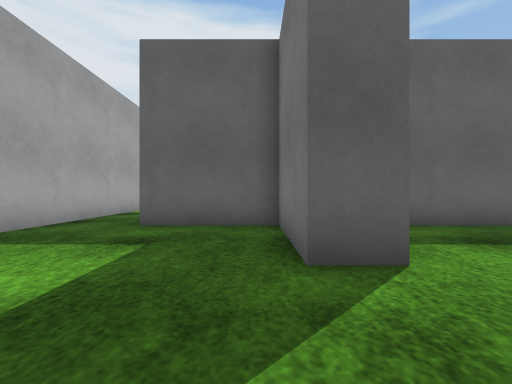
View 1 (above)

15 first-person views from a walk through a robot-simulator world made for Gazebo. The camera is 0.72 m above the floor, looks level and sees 90° across. The floor is counted in squares, 1 m on a side. Each view is taken from the middle of a square. On the plan, view 1 faces up. The plan holds only what a view shows up to about 9 squares ahead; the rest is blank. Robots are left out. Simple patterns stand in for the simulator's built-in surfaces.

View 2
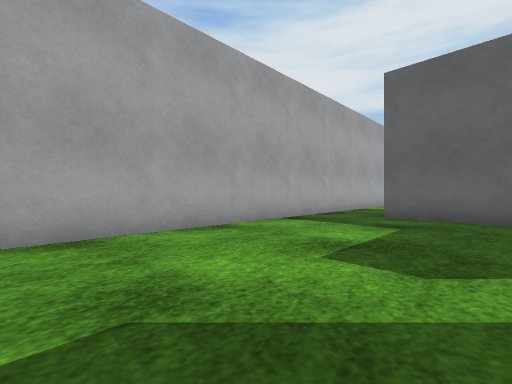

View 3
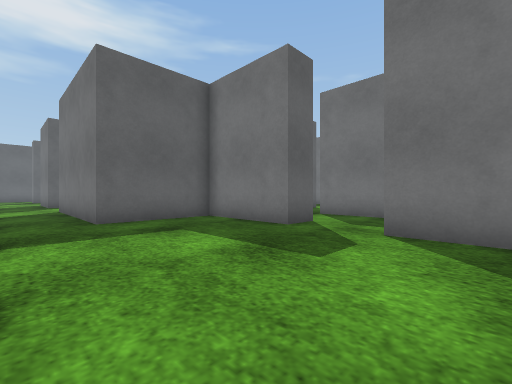

View 4
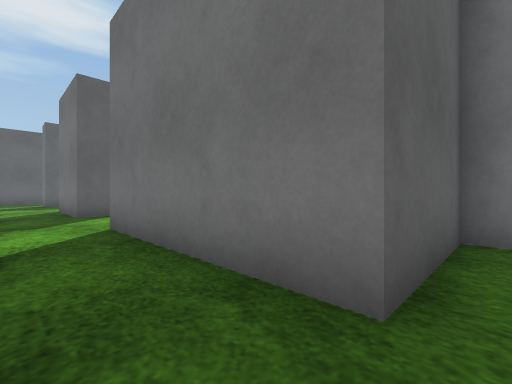

View 5
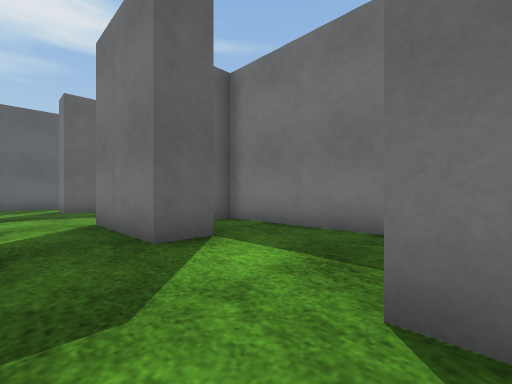

View 6
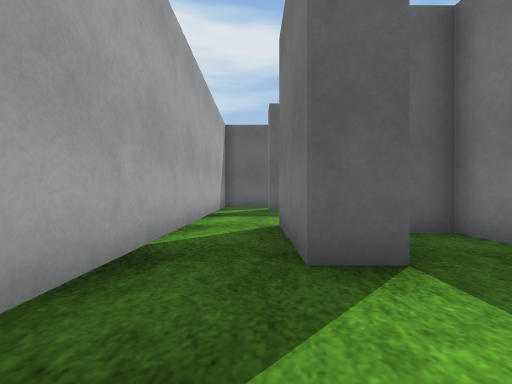

View 7
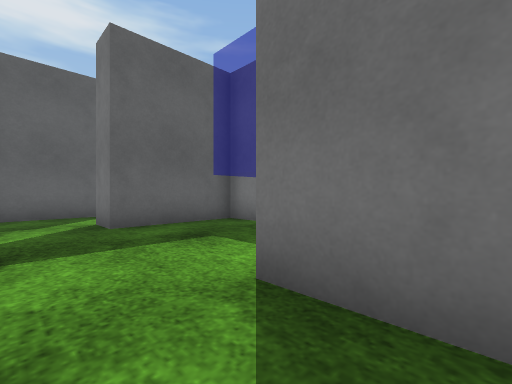

View 8
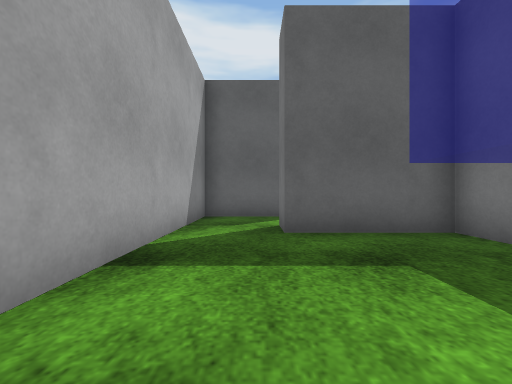

View 9
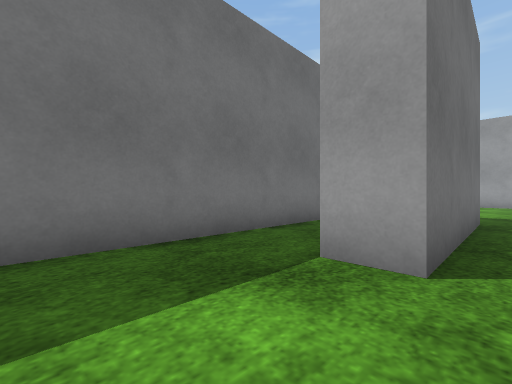

View 10
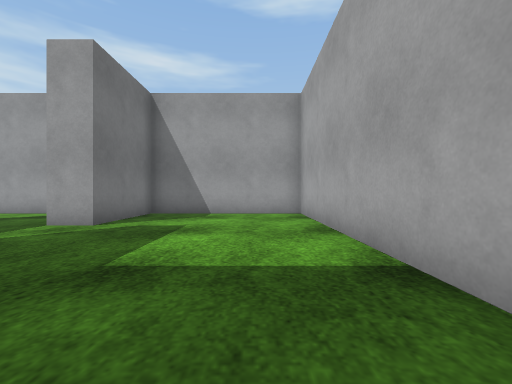

View 11
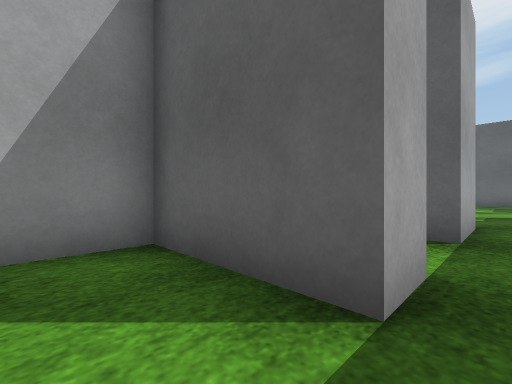

View 12
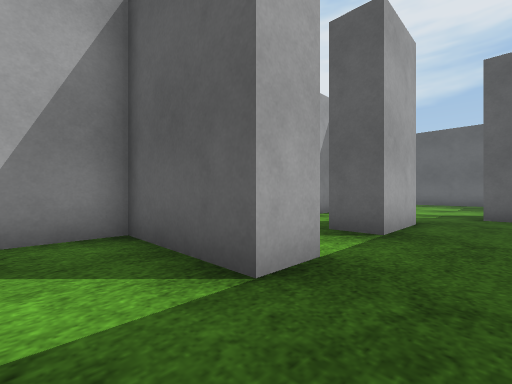

View 13
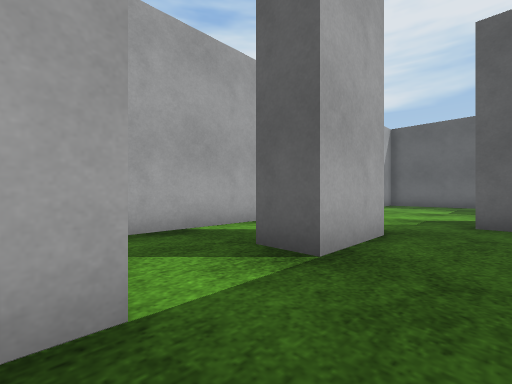

View 14
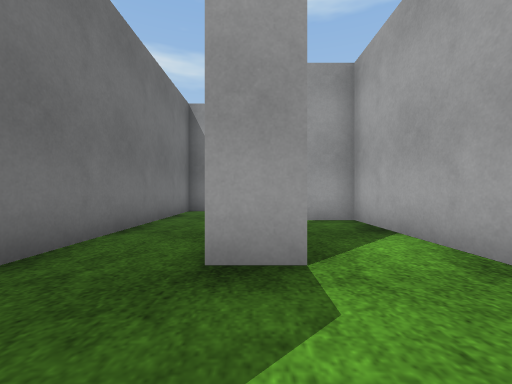

View 15
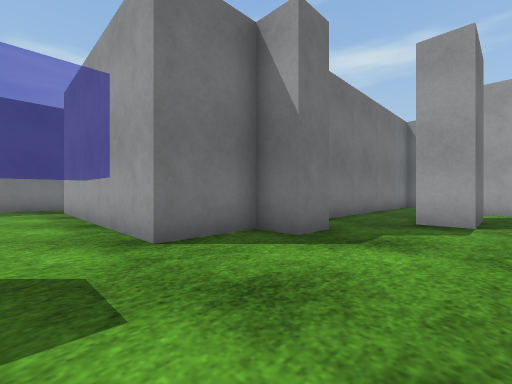

### Floor plan
Key: @ floor where view 1 was taken; # wall or solid block; . floor.
Columns run from 5 left of view 1 to 10 right of it. Each row starts with its distance up from view 1.
 35   ......  .....#
 34   ......  ....
 33   ....#######
 32   ....#
 31   ...##
 30 # ....#
 29 #.....#
 28 #..#..#
 27 #..#..#
 26 #.....#
 25 #.....#
 24 ####..#
 23 #.....#
 22 #.....#
 21 #..####
 20 #.....#
 19 #.....
 18 #...
 17 #...
 16 #..####
 15 #..#..#
 14 #..#..#
 13 #.....#
 12  .....#
 11  .....#
 10  ..#..#
  9 #..#..#
  8 #..# .#
  7 #..#  #
  6 #..#########
  5 #.....# ...
  4 #.....#...
  3 #.....#..#
  2 #........#
  1 #........
  0 #....@#..
 -1 #.....# ..
 -2 #.....#  ..
 -3 #######  ###

Where each view was taken, in squares from view 1:
view 1: 0 up, 0 right, facing up
view 2: 2 down, 0 right, facing up-left
view 3: 1 down, 4 left, facing up-right
view 4: 5 up, 4 left, facing up-right
view 5: 10 up, 4 left, facing up-right
view 6: 11 up, 3 left, facing up
view 7: 15 up, 4 left, facing up-right
view 8: 16 up, 3 left, facing up
view 9: 13 up, 3 left, facing down-right
view 10: 6 up, 3 left, facing down
view 11: 22 up, 1 left, facing up-left
view 12: 22 up, 0 right, facing up-left
view 13: 24 up, 0 right, facing up-left
view 14: 31 up, 2 left, facing down
view 15: 35 up, 3 left, facing down-right
